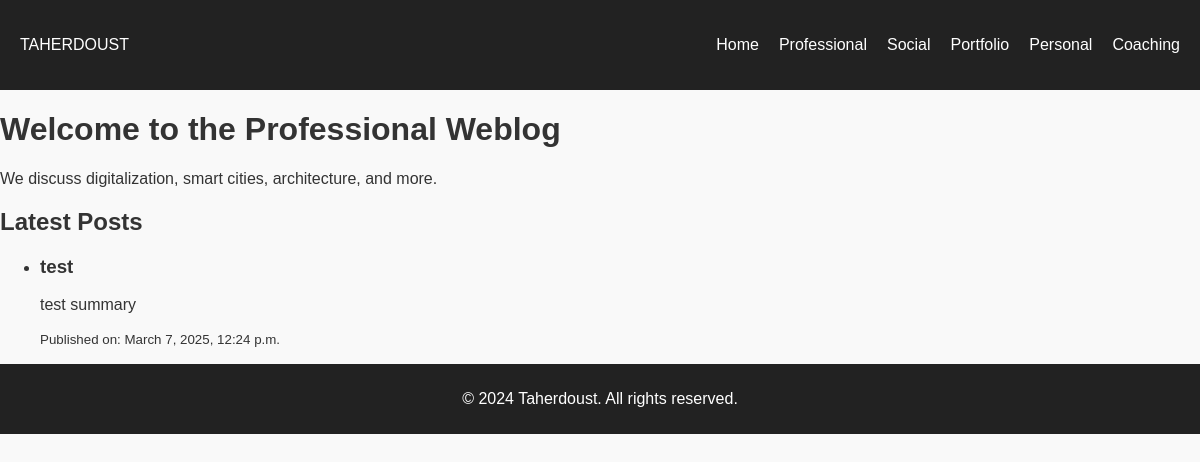
The app's page /professional-weblog/, older data.
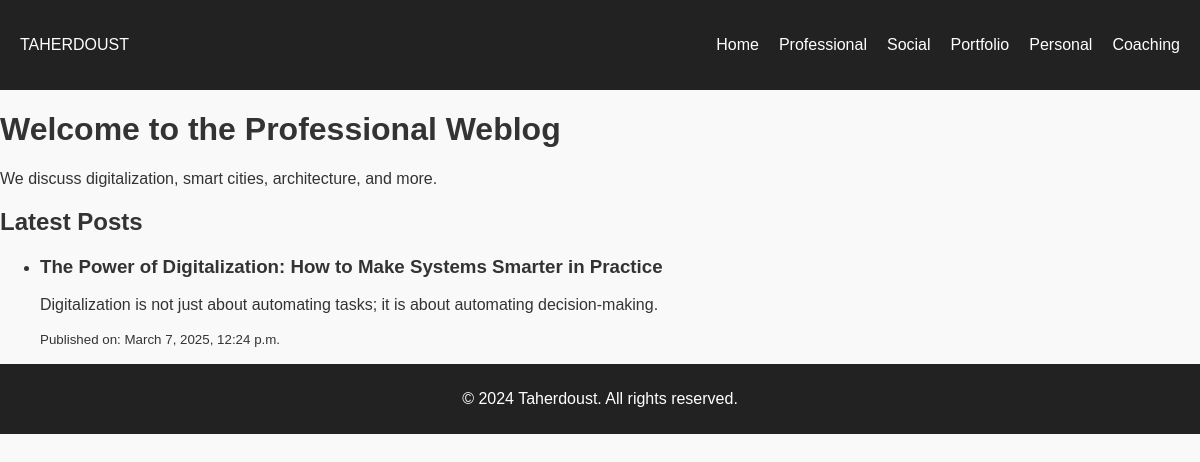
The same page, newer data.
### weblog/models.py (models this page shows, shortened)
class Post(models.Model):
    title = models.CharField(max_length=255)  # Mandatory
    passage = models.TextField(blank=True, null=True)  # Optional
    album = models.ImageField(upload_to='albums/', blank=True, null=True)  # Optional
    summary = models.TextField(blank=True, null=True)  # Optional
    selected_picture = models.ImageField(upload_to='selected_pics/', blank=True, null=True)  # Optional
    classification = models.CharField(
        max_length=50,
        choices=[
            ('professional', 'Professional Weblog'),
            ('social', 'Social Weblog'),
            ('portfolio', 'Portfolio'),
            ('personal', 'Personal Weblog'),
            ('coaching', 'Coaching Page')
        ],
        blank=True, null=True  # Optional
    )
    privacy = models.CharField(
        max_length=10,
        choices=[('public', 'Public'), ('private', 'Private')],
        blank=True, null=True  # Optional
    )
    datetime = models.DateTimeField(auto_now_add=True)  # Automatically set on creation

### weblog/views.py (the view)
# urls.py: path('professional-weblog/', professional_weblog, name='professional'),
def professional_weblog(request):
    return weblog_page(request, 'professional', 'Professional Weblog', 'Welcome to the Professional Weblog', 'We discuss digitalization, smart cities, architecture, and more.')

### weblog/views.py (called while the page is built)
def weblog_page(request, classification, title, heading, description):
    posts = Post.objects.filter(classification=classification, privacy='public').order_by('-datetime')
    return render(request, 'weblog_page.html', {
        'page_title': title,
        'page_heading': heading,
        'page_description': description,
        'posts': posts
    })

### templates/weblog_page.html (shortened to what this page needs)
{% load static %}
<!DOCTYPE html>
<html lang="en">
<head>
    <link rel="stylesheet" href="{% static 'style.css' %}">
</head>
<body>
    {% include "includes/navbar.html" %}
    <div class="container">
        <h1>{{ page_heading }}</h1>
        <p>{{ page_description }}</p>
        <h2>Latest Posts</h2>
        <ul>
            {% for post in posts %}
                <li>
                    <h3>{{ post.title }}</h3>
                    <p>{{ post.summary }}</p>
                    <p><small>Published on: {{ post.datetime }}</small></p>
                </li>
            {% empty %}
                <p>No posts available yet.</p>
            {% endfor %}
        </ul>
    </div>
    {% include "includes/footer.html" %}
</body>
</html>

### templates/includes/navbar.html
{% load static %}
<nav>
    <div class="logo"><a href="{% url 'home' %}">TAHERDOUST</a></div>
    <ul>
        <li><a href="{% url 'home' %}">Home</a></li>
        <li><a href="{% url 'professional' %}">Professional</a></li>
        <li><a href="{% url 'social' %}">Social</a></li>
        <li><a href="{% url 'portfolio' %}">Portfolio</a></li>
        <li><a href="{% url 'personal' %}">Personal</a></li>
        <li><a href="{% url 'coaching' %}">Coaching</a></li>
    </ul>
</nav>

### templates/includes/footer.html
<footer>
    <p>&copy; 2024 Taherdoust. All rights reserved.</p>
</footer>

### static/css/style.css (style rules this page uses)
body { font-family: Arial, sans-serif; margin: 0; padding: 0; background-color: #f9f9f9; color: #333; }
nav { display: flex; justify-content: space-between; align-items: center; padding: 20px; background: #222; color: white; }
nav ul { list-style: none; display: flex; gap: 20px; }
nav a { text-decoration: none; color: white; }
footer { text-align: center; padding: 10px; background: #222; color: white; }

Row changes from the older to the newer data that the page shows:
changed Post: title "test" → "The Power of Digitalization: How to Make Systems Smarter in Practice"; summary "test summary" → "Digitalization is not just about automating tasks; it is about automating decision-making."
